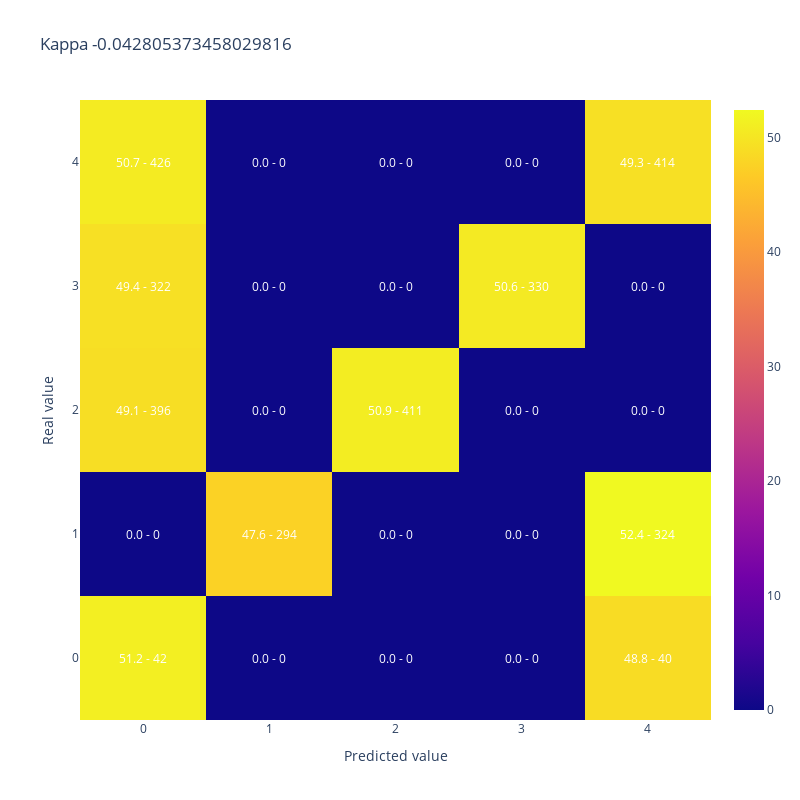

The code cell stored with this chart in its notebook:
### Code cell
#A modo de ejemplo muestro kappa y matriz de confusion para 50% de aciertos donde los errores quedan lejos de la clase correcta
y_simulado_lejos = [y_test.iloc[sample] if random_list[sample]<50/100 else y_lejos[sample] for sample in range(len(y_test))]

display(plot_confusion_matrix(y_test,y_simulado_lejos, 
                              title = "Kappa " + str(cohen_kappa_score(y_test,y_simulado_lejos, weights = 'quadratic'))))

### Figure 1 — Plotly figure (JSON) as saved in the notebook; plotly's stock layout.template omitted (floating-point values rounded to 4 significant figures)
{"data": [{"type": "heatmap", "x": [0, 1, 2, 3, 4], "y": [0, 1, 2, 3, 4], "z": [[51.22, 0, 0, 0, 48.78], [0, 47.57, 0, 0, 52.43], [49.07, 0, 50.93, 0, 0], [49.39, 0, 0, 50.61, 0], [50.71, 0, 0, 0, 49.29]]}], "layout": {"annotations": [{"font": {"color": "white"}, "showarrow": false, "text": "51.2 - 42", "x": 0, "xref": "x", "y": 0, "yref": "y"}, {"font": {"color": "white"}, "showarrow": false, "text": "0.0 - 0", "x": 1, "xref": "x", "y": 0, "yref": "y"}, {"font": {"color": "white"}, "showarrow": false, "text": "0.0 - 0", "x": 2, "xref": "x", "y": 0, "yref": "y"}, {"font": {"color": "white"}, "showarrow": false, "text": "0.0 - 0", "x": 3, "xref": "x", "y": 0, "yref": "y"}, {"font": {"color": "white"}, "showarrow": false, "text": "48.8 - 40", "x": 4, "xref": "x", "y": 0, "yref": "y"}, {"font": {"color": "white"}, "showarrow": false, "text": "0.0 - 0", "x": 0, "xref": "x", "y": 1, "yref": "y"}, {"font": {"color": "white"}, "showarrow": false, "text": "47.6 - 294", "x": 1, "xref": "x", "y": 1, "yref": "y"}, {"font": {"color": "white"}, "showarrow": false, "text": "0.0 - 0", "x": 2, "xref": "x", "y": 1, "yref": "y"}, {"font": {"color": "white"}, "showarrow": false, "text": "0.0 - 0", "x": 3, "xref": "x", "y": 1, "yref": "y"}, {"font": {"color": "white"}, "showarrow": false, "text": "52.4 - 324", "x": 4, "xref": "x", "y": 1, "yref": "y"}, {"font": {"color": "white"}, "showarrow": false, "text": "49.1 - 396", "x": 0, "xref": "x", "y": 2, "yref": "y"}, {"font": {"color": "white"}, "showarrow": false, "text": "0.0 - 0", "x": 1, "xref": "x", "y": 2, "yref": "y"}, {"font": {"color": "white"}, "showarrow": false, "text": "50.9 - 411", "x": 2, "xref": "x", "y": 2, "yref": "y"}, {"font": {"color": "white"}, "showarrow": false, "text": "0.0 - 0", "x": 3, "xref": "x", "y": 2, "yref": "y"}, {"font": {"color": "white"}, "showarrow": false, "text": "0.0 - 0", "x": 4, "xref": "x", "y": 2, "yref": "y"}, {"font": {"color": "white"}, "showarrow": false, "text": "49.4 - 322", "x": 0, "xref": "x", "y": 3, "yref": "y"}, {"font": {"color": "white"}, "showarrow": false, "text": "0.0 - 0", "x": 1, "xref": "x", "y": 3, "yref": "y"}, {"font": {"color": "white"}, "showarrow": false, "text": "0.0 - 0", "x": 2, "xref": "x", "y": 3, "yref": "y"}, {"font": {"color": "white"}, "showarrow": false, "text": "50.6 - 330", "x": 3, "xref": "x", "y": 3, "yref": "y"}, {"font": {"color": "white"}, "showarrow": false, "text": "0.0 - 0", "x": 4, "xref": "x", "y": 3, "yref": "y"}, {"font": {"color": "white"}, "showarrow": false, "text": "50.7 - 426", "x": 0, "xref": "x", "y": 4, "yref": "y"}, {"font": {"color": "white"}, "showarrow": false, "text": "0.0 - 0", "x": 1, "xref": "x", "y": 4, "yref": "y"}, {"font": {"color": "white"}, "showarrow": false, "text": "0.0 - 0", "x": 2, "xref": "x", "y": 4, "yref": "y"}, {"font": {"color": "white"}, "showarrow": false, "text": "0.0 - 0", "x": 3, "xref": "x", "y": 4, "yref": "y"}, {"font": {"color": "white"}, "showarrow": false, "text": "49.3 - 414", "x": 4, "xref": "x", "y": 4, "yref": "y"}], "height": 800, "title": {"text": "Kappa -0.042805373458029816"}, "width": 800, "xaxis": {"title": {"text": "Predicted value"}}, "yaxis": {"title": {"text": "Real value"}}}}
